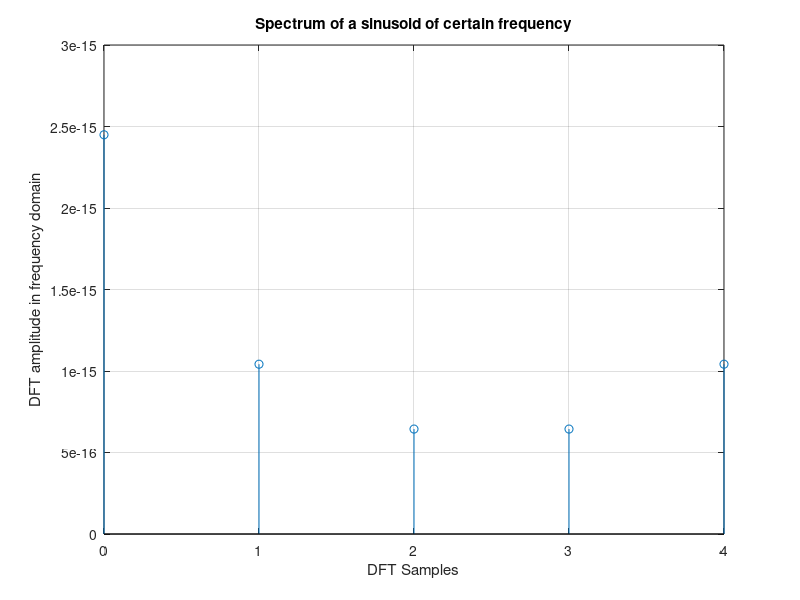

Recreate this plot in MATLAB.
% Author : Vishwas K Singh
% E-mail : vishwasks32@gmail.com
% Description : Script to perform spectrum analysis of 
%               a single sinusoid using DFT

% Prepare by clearing the screen
clc;clear all;close all;

% Take the inputs 
f = input('Enter the frequency of sinusoid: '); % f = 1000
fs = input('Enter the sampling frequency: '); % fs = 4000
N = input('Enter the DFT length: '); % N = 32

% Compute DFT of given sinusoid
k = 0 : N-1;
x = sin(2*pi*k*f*(1/fs));
X = fft(x);

% Plot the DFT of sinusoid
stem(k,abs(X));
grid on;
xlabel('DFT Samples');
ylabel('DFT amplitude in frequency domain');
title('Spectrum of a sinusoid of certain frequency');
